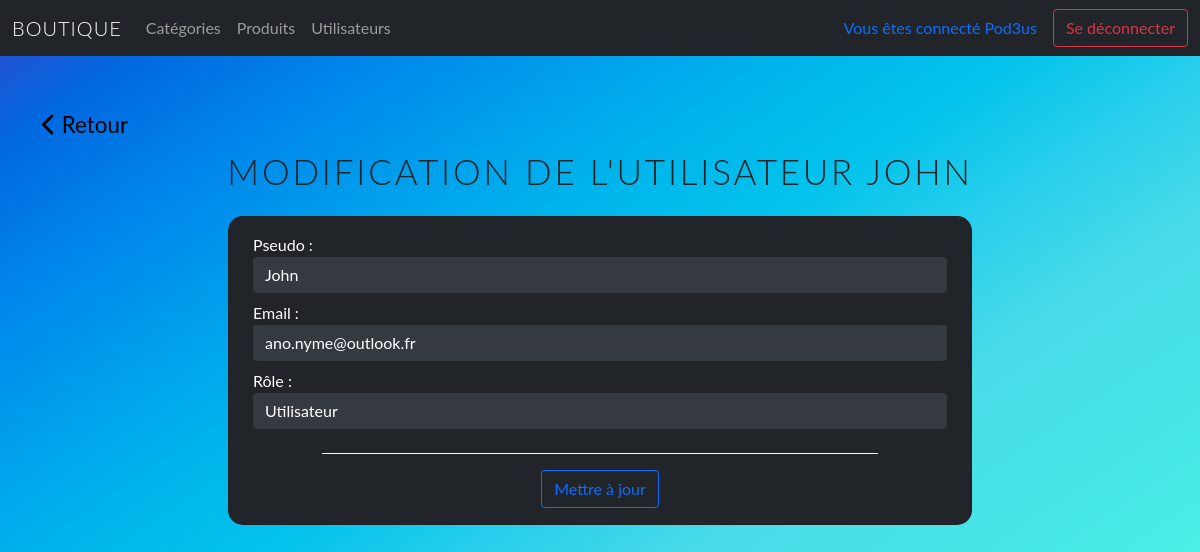
The app's page /index.php?page=update_utilisateur&uti=1 (signed in) with its own data.
### tables this page shows
CREATE TABLE IF NOT EXISTS `utilisateurs` (
  `id` int(11) NOT NULL AUTO_INCREMENT,
  `pseudo` varchar(255) NOT NULL,
  `email` varchar(255) NOT NULL,
  `mdp` varchar(255) NOT NULL,
  `role` int(11) NOT NULL DEFAULT '1',
  PRIMARY KEY (`id`),
  KEY `role` (`role`)
);

CREATE TABLE IF NOT EXISTS `roles` (
  `id` int(11) NOT NULL AUTO_INCREMENT,
  `nom` varchar(255) NOT NULL,
  PRIMARY KEY (`id`)
);

### controllers/UtilisateurController.php (called while the page is built, shortened)
<?php
class UtilisateurController extends UtilisateurManager
{
    public function ctrlUpdateUtilisateur($id, $post = null)
    {
        if ($this->isAdmin()) {
            $utilisateur = $this->getUtilisateurById($id);
            $roles = $this->getRoles();
            require 'views/utilisateurs/formUpdateUti.php';
            $page = ob_get_clean();
            return $page;
        } else {
            header("Location: index.php?page=accueil");
        }
    }
}

### services/Bdd.php (called while the page is built, shortened)
<?php
class BDD
{
    private $host = "localhost";
    private $db_name = "boutique_mvc";
    private $username = "root";
    private $password = "";
    protected function getBdd()
    {
        try {
            return new PDO(
                "mysql:host=" . $this->host . ";dbname=" . $this->db_name . ";charset=UTF8",
                $this->username,
                $this->password,
                array(PDO::ATTR_ERRMODE => PDO::ERRMODE_EXCEPTION)
            );
        } catch (Exception $e) {
            die($e->getMessage());
        }
    }
}

### models/UtilisateurManager.php (called while the page is built, shortened)
<?php
class UtilisateurManager extends BDD
{
    public function getRoles() {
        $sql = "SELECT * FROM roles";
        $select = $this->getBdd()->prepare($sql);
        $select->execute();
        return $select->fetchAll();
    }
    public function getUtilisateurById($id)
    {
        $sql = "SELECT * FROM utilisateurs WHERE id = ?";
        $select = $this->getBdd()->prepare($sql);
        $select->execute([$id]);
        return $select->fetch();
    }
}

### views/utilisateurs/formUpdateUti.php (the view)
<div class="fleche_retour mb-2 ml-4">
    <a href="<?= $_SESSION['last_url']; ?>" class="retour">
        <i class="fas fa-chevron-left"></i>
        Retour
    </a>
</div>
<h1 class="tLato t35 mb-4">Modification de l'utilisateur <?= $utilisateur['pseudo']; ?></h1>
<div class="flex-row-center">
    <div class="card col-12 col-md-10 col-lg-8 bg-dark blanc rounded15 py-2 px-4">
        <form method="post" id="formUpdateUtilisateur" action="index.php?page=update_utilisateur&uti=<?= $_GET['uti']; ?>">
            <div class="form-group my-2">
                <label for="pseudo">Pseudo : </label>
                <input type="text" class="form-control sombre border-0" name="pseudo" id="pseudo" placeholder="Entrez le pseudo" value="<?= $utilisateur['pseudo']; ?>" required>
            </div>
            <div class="form-group my-2">
                <label for="email">Email : </label>
                <input type="text" class="form-control sombre border-0" name="email" id="email" placeholder="Entrez une adresse mail" value="<?= $utilisateur['email']; ?>" required>
            </div>
            <div class="form-group my-2">
                <label for="role">Rôle : </label>
                <select class="form-select sombre border-0" name="role" id="role">
                    <?php
                    foreach ($roles as $role) {
                    ?>
                        <option value="<?= $role['id']; ?>" <?= $utilisateur['role'] == $role['id'] ? 'selected' : ''; ?>>
                            <?= $role['nom']; ?>
                        </option>
                    <?php
                    }
                    ?>
                </select>
            </div>
            <div class="flex-row-center">
                    <hr class="text-center hrPersoW my-3">
                </div>
            <div class="form-group text-center mb-2">
                <button type="submit" name="create" class="btn btn-outline-primary">Mettre à jour</button>
            </div>
        </form>
    </div>
</div>

### design/style.css (style rules this page uses)
* { margin: 0; padding: 0; box-sizing: border-box; text-decoration: none; }
body { height: 100vh; min-height: 100%; padding-top: 3.5rem; margin: 0; padding: 0; font-family: "Lato", sans-serif; font-size: 1rem; font-weight: 400; line-height: 1.5; text-align: left; overflow-x: hidden; background-attachment: fixed; background-image: linear-gradient( to right bottom, #3747ce, #0068e0, #0084ea, #009dec, #00b4eb, #03c2ec, #29cfeb, #49dbe8, #47e3e8, #4aece6, #52f3e2, #5ffbdd ); background-size: 100%; caret-color: transparent; }
a { text-decoration: none; }
.tLato { font-family: "Lato", sans-serif; text-transform: uppercase; text-align: center; font-weight: 300; }
.t35 { font-size: 35px; letter-spacing: 0.08em; }
.hrPersoW { width: 80%; border-radius: 10px; color: white; background-color: white; opacity: 1 !important; margin-top: 0.8rem; margin-bottom: 1rem; }
.blanc { color: #ffffff; font-family: "Lato", sans-serif; }
.sombre { color: white; background-color: #343a40; }
.fleche_retour { font-size: 1.4rem; }
.fleche_retour > a { color: black; }
.rounded15 { border-radius: 15px; }
.flex-row-center { display: flex; flex-direction: row; justify-content: center; align-items: baseline; }

### records on screen
utilisateurs: pseudo "JOHN", pseudo "John", email "ano.nyme@outlook.fr", role "Utilisateur"

### other values on screen
$_SESSION["pseudo"] "Pod3us"
